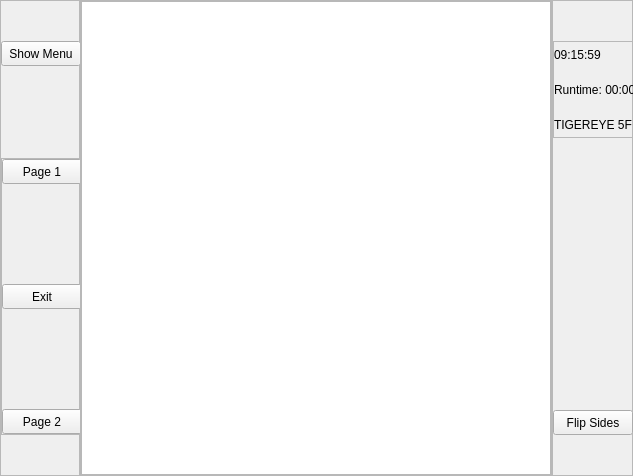
<?xml version="1.0" encoding="UTF-8"?>
<ui version="4.0">
 <class>MainWindow</class>
 <widget class="QWidget" name="MainWindow">
  <property name="geometry">
   <rect>
    <x>0</x>
    <y>0</y>
    <width>633</width>
    <height>476</height>
   </rect>
  </property>
  <property name="windowTitle">
   <string>MainWindow</string>
  </property>
  <property name="styleSheet">
   <string notr="true"/>
  </property>
  <layout class="QHBoxLayout" name="horizontalLayout">
   <property name="spacing">
    <number>0</number>
   </property>
   <property name="leftMargin">
    <number>0</number>
   </property>
   <property name="topMargin">
    <number>0</number>
   </property>
   <property name="rightMargin">
    <number>0</number>
   </property>
   <property name="bottomMargin">
    <number>0</number>
   </property>
   <item>
    <widget class="QFrame" name="frameL">
     <property name="sizePolicy">
      <sizepolicy hsizetype="Preferred" vsizetype="Preferred">
       <horstretch>0</horstretch>
       <verstretch>0</verstretch>
      </sizepolicy>
     </property>
     <property name="minimumSize">
      <size>
       <width>80</width>
       <height>0</height>
      </size>
     </property>
     <property name="maximumSize">
      <size>
       <width>80</width>
       <height>16777215</height>
      </size>
     </property>
     <property name="frameShape">
      <enum>QFrame::StyledPanel</enum>
     </property>
     <property name="frameShadow">
      <enum>QFrame::Raised</enum>
     </property>
     <layout class="QVBoxLayout" name="verticalLayout_3">
      <property name="spacing">
       <number>0</number>
      </property>
      <property name="leftMargin">
       <number>0</number>
      </property>
      <property name="topMargin">
       <number>40</number>
      </property>
      <property name="rightMargin">
       <number>0</number>
      </property>
      <property name="bottomMargin">
       <number>40</number>
      </property>
      <item>
       <widget class="QPushButton" name="pushButtonMenu">
        <property name="sizePolicy">
         <sizepolicy hsizetype="Preferred" vsizetype="Preferred">
          <horstretch>0</horstretch>
          <verstretch>0</verstretch>
         </sizepolicy>
        </property>
        <property name="minimumSize">
         <size>
          <width>80</width>
          <height>25</height>
         </size>
        </property>
        <property name="maximumSize">
         <size>
          <width>80</width>
          <height>16777215</height>
         </size>
        </property>
        <property name="text">
         <string>Show Menu</string>
        </property>
       </widget>
      </item>
      <item>
       <spacer name="verticalSpacer">
        <property name="orientation">
         <enum>Qt::Vertical</enum>
        </property>
        <property name="sizeHint" stdset="0">
         <size>
          <width>20</width>
          <height>317</height>
         </size>
        </property>
       </spacer>
      </item>
      <item>
       <widget class="QFrame" name="frameButtons">
        <property name="minimumSize">
         <size>
          <width>81</width>
          <height>0</height>
         </size>
        </property>
        <property name="maximumSize">
         <size>
          <width>16777215</width>
          <height>16777215</height>
         </size>
        </property>
        <property name="frameShape">
         <enum>QFrame::StyledPanel</enum>
        </property>
        <property name="frameShadow">
         <enum>QFrame::Raised</enum>
        </property>
        <layout class="QVBoxLayout" name="verticalLayout_2">
         <property name="spacing">
          <number>100</number>
         </property>
         <property name="leftMargin">
          <number>0</number>
         </property>
         <property name="topMargin">
          <number>0</number>
         </property>
         <property name="rightMargin">
          <number>0</number>
         </property>
         <property name="bottomMargin">
          <number>0</number>
         </property>
         <item>
          <widget class="QPushButton" name="pushButtonPage1">
           <property name="sizePolicy">
            <sizepolicy hsizetype="Preferred" vsizetype="Preferred">
             <horstretch>0</horstretch>
             <verstretch>0</verstretch>
            </sizepolicy>
           </property>
           <property name="minimumSize">
            <size>
             <width>80</width>
             <height>25</height>
            </size>
           </property>
           <property name="maximumSize">
            <size>
             <width>16777215</width>
             <height>16777215</height>
            </size>
           </property>
           <property name="text">
            <string>Page 1</string>
           </property>
          </widget>
         </item>
         <item>
          <widget class="QPushButton" name="pushButtonExitL">
           <property name="sizePolicy">
            <sizepolicy hsizetype="Preferred" vsizetype="Preferred">
             <horstretch>0</horstretch>
             <verstretch>0</verstretch>
            </sizepolicy>
           </property>
           <property name="minimumSize">
            <size>
             <width>80</width>
             <height>25</height>
            </size>
           </property>
           <property name="text">
            <string>Exit</string>
           </property>
          </widget>
         </item>
         <item>
          <widget class="QPushButton" name="pushButtonPage2">
           <property name="sizePolicy">
            <sizepolicy hsizetype="Preferred" vsizetype="Preferred">
             <horstretch>0</horstretch>
             <verstretch>0</verstretch>
            </sizepolicy>
           </property>
           <property name="minimumSize">
            <size>
             <width>80</width>
             <height>25</height>
            </size>
           </property>
           <property name="text">
            <string>Page 2</string>
           </property>
          </widget>
         </item>
        </layout>
       </widget>
      </item>
     </layout>
    </widget>
   </item>
   <item>
    <widget class="QFrame" name="frameM">
     <property name="frameShape">
      <enum>QFrame::StyledPanel</enum>
     </property>
     <property name="frameShadow">
      <enum>QFrame::Raised</enum>
     </property>
     <layout class="QVBoxLayout" name="verticalLayout">
      <property name="spacing">
       <number>0</number>
      </property>
      <property name="leftMargin">
       <number>0</number>
      </property>
      <property name="topMargin">
       <number>0</number>
      </property>
      <property name="rightMargin">
       <number>0</number>
      </property>
      <property name="bottomMargin">
       <number>0</number>
      </property>
      <item>
       <widget class="QGraphicsView" name="graphicsView">
        <property name="sizePolicy">
         <sizepolicy hsizetype="Expanding" vsizetype="Expanding">
          <horstretch>0</horstretch>
          <verstretch>0</verstretch>
         </sizepolicy>
        </property>
        <property name="minimumSize">
         <size>
          <width>0</width>
          <height>0</height>
         </size>
        </property>
        <property name="maximumSize">
         <size>
          <width>2560</width>
          <height>1440</height>
         </size>
        </property>
        <property name="styleSheet">
         <string notr="true">color: #1d1d1d;</string>
        </property>
       </widget>
      </item>
     </layout>
    </widget>
   </item>
   <item>
    <widget class="QFrame" name="frameR">
     <property name="sizePolicy">
      <sizepolicy hsizetype="Preferred" vsizetype="Preferred">
       <horstretch>0</horstretch>
       <verstretch>0</verstretch>
      </sizepolicy>
     </property>
     <property name="minimumSize">
      <size>
       <width>81</width>
       <height>0</height>
      </size>
     </property>
     <property name="maximumSize">
      <size>
       <width>80</width>
       <height>16777215</height>
      </size>
     </property>
     <property name="frameShape">
      <enum>QFrame::StyledPanel</enum>
     </property>
     <property name="frameShadow">
      <enum>QFrame::Raised</enum>
     </property>
     <layout class="QVBoxLayout" name="verticalLayout_5">
      <property name="spacing">
       <number>0</number>
      </property>
      <property name="leftMargin">
       <number>0</number>
      </property>
      <property name="topMargin">
       <number>40</number>
      </property>
      <property name="rightMargin">
       <number>0</number>
      </property>
      <property name="bottomMargin">
       <number>40</number>
      </property>
      <item>
       <widget class="QFrame" name="frameStatus">
        <property name="minimumSize">
         <size>
          <width>80</width>
          <height>0</height>
         </size>
        </property>
        <property name="maximumSize">
         <size>
          <width>16777215</width>
          <height>16777215</height>
         </size>
        </property>
        <property name="styleSheet">
         <string notr="true">QLabel{
font: 8pt &quot;Helvetica Neue&quot;;
}</string>
        </property>
        <property name="frameShape">
         <enum>QFrame::StyledPanel</enum>
        </property>
        <property name="frameShadow">
         <enum>QFrame::Raised</enum>
        </property>
        <layout class="QVBoxLayout" name="verticalLayout_4">
         <property name="spacing">
          <number>10</number>
         </property>
         <property name="leftMargin">
          <number>0</number>
         </property>
         <property name="topMargin">
          <number>0</number>
         </property>
         <property name="rightMargin">
          <number>0</number>
         </property>
         <property name="bottomMargin">
          <number>0</number>
         </property>
         <item>
          <widget class="QLabel" name="labelTime">
           <property name="minimumSize">
            <size>
             <width>80</width>
             <height>25</height>
            </size>
           </property>
           <property name="maximumSize">
            <size>
             <width>16777215</width>
             <height>16777215</height>
            </size>
           </property>
           <property name="text">
            <string>09:15:59</string>
           </property>
          </widget>
         </item>
         <item>
          <widget class="QLabel" name="labelRunTime">
           <property name="minimumSize">
            <size>
             <width>80</width>
             <height>25</height>
            </size>
           </property>
           <property name="text">
            <string>Runtime: 00:00</string>
           </property>
          </widget>
         </item>
         <item>
          <widget class="QLabel" name="labelDevice">
           <property name="minimumSize">
            <size>
             <width>80</width>
             <height>25</height>
            </size>
           </property>
           <property name="text">
            <string>TIGEREYE 5F</string>
           </property>
          </widget>
         </item>
        </layout>
       </widget>
      </item>
      <item>
       <spacer name="verticalSpacer_2">
        <property name="orientation">
         <enum>Qt::Vertical</enum>
        </property>
        <property name="sizeHint" stdset="0">
         <size>
          <width>20</width>
          <height>329</height>
         </size>
        </property>
       </spacer>
      </item>
      <item>
       <widget class="QPushButton" name="pushButtonFlip">
        <property name="sizePolicy">
         <sizepolicy hsizetype="Preferred" vsizetype="Preferred">
          <horstretch>0</horstretch>
          <verstretch>0</verstretch>
         </sizepolicy>
        </property>
        <property name="minimumSize">
         <size>
          <width>80</width>
          <height>25</height>
         </size>
        </property>
        <property name="maximumSize">
         <size>
          <width>16777215</width>
          <height>16777215</height>
         </size>
        </property>
        <property name="text">
         <string>Flip Sides</string>
        </property>
       </widget>
      </item>
     </layout>
    </widget>
   </item>
  </layout>
  <action name="actionExit">
   <property name="text">
    <string>Exit</string>
   </property>
  </action>
 </widget>
 <resources/>
 <connections/>
</ui>
